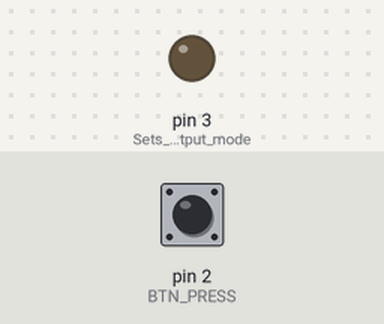
Recording of a sketch running on a simulated Arduino Uno, built with avr-gcc and run on an emulated ATmega328P. Parts: output pins drawn as LEDs (lit = HIGH). Inputs (shaded band) come from the test bench; at power-on: pin 2 (BTN_PRESS) HIGH.

Above: at 1.2 s.
1.3 s: pin 2 (BTN_PRESS) pulled LOW for 0.15 s
At 2.0 s:
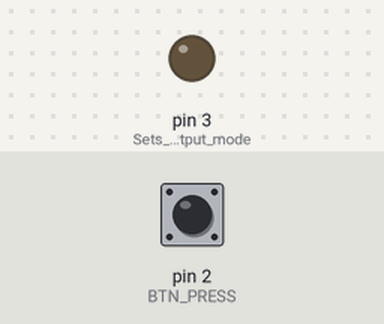
3.0 s: pin 2 (BTN_PRESS) pulled LOW for 0.15 s
At 3.17 s:
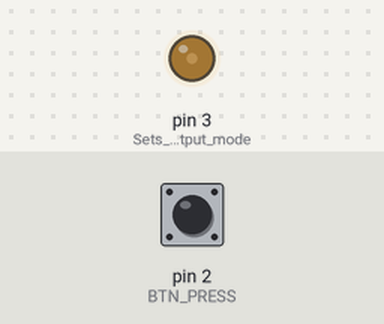
4.7 s: pin 2 (BTN_PRESS) pulled LOW for 3.2 s
At 8.4 s:
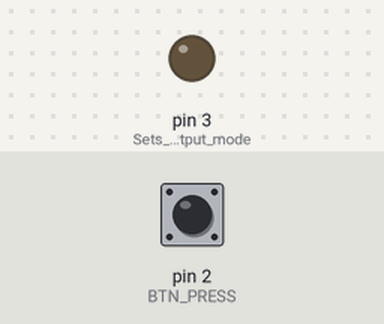
Timing chart, 0 to 9.9 s (numbered marks = the images above; inputs shaded):
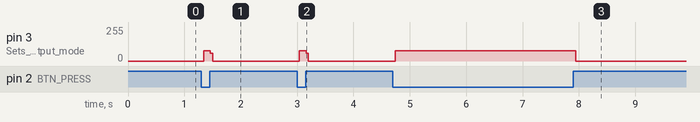

The sketch:

LED_Button_Read-Experiment.ino
```cpp
#define BTN_PRESS 2


void setup() {

  pinMode(3, OUTPUT); // Sets pin to output mode

  pinMode(BTN_PRESS, INPUT_PULLUP); // Sets BTN_PRESS's pin to take input using built-in resistor
}

void loop() {

  if(!digitalRead(BTN_PRESS)){ // Pullup makes the circuit work a little differently so this activates when the button is pressed
    digitalWrite(3,HIGH);
  }
  digitalWrite(3, LOW);
}
```

Measured:
- after the input at 1.3 s, pin 3 (Sets_pin_to_output_mode): 0/255 → 78/255 at once, → 0/255 0.12 s later
- after the input at 3.0 s, pin 3 (Sets_pin_to_output_mode): 0/255 → 78/255 at once, → 0/255 0.12 s later
- after the input at 4.7 s, pin 3 (Sets_pin_to_output_mode): 0/255 → 78/255 at once, → 0/255 3.2 s later
